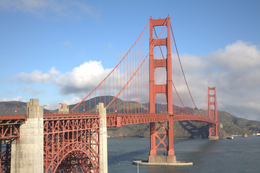
%> input picture Drafts/images/bridge.png, 260 x 173 px, shrunk from 760 x 505 before the run
$ octave paletteTest3.m   (GNU Octave 9; MATLAB toolbox functions it lacks are replaced by stand-ins)
%> lines starting %> are read from the running program, lines starting %| are printed output that depends on the picture
### Drafts/findBoundary2.m
function [ grid_new_l ] = findBoundary2( grid_new_l, grid_new_r)
%findBoundary Find the Cb point
%   Detailed explanation goes here
for it = 1:7
    middle = (grid_new_l + grid_new_r) / 2;
    to_right = outBoundaryArray(middle);
    to_left = ~to_right;
    grid_new_l(to_left, :) = middle(to_left, :);
    grid_new_r(to_right, :) = middle(to_right, :);
end

end

### Drafts/outBoundaryArray.m
function [res] = outBoundaryArray(testLAB)
    th = 0.002; % 0.5 / 256;
    testRGB = lab2rgb(testLAB);
    res = (testRGB(:, 1) < -th | testRGB(:, 1) > 1 + th | testRGB(:, 2) < -th | testRGB(:, 2) > 1 + th | testRGB(:, 3) < -th | testRGB(:, 3) > 1 + th);
end

### Drafts/labDistance.m
%% Function that compute the lab distance between 2 colors
function [ distance ] = labDistance( c1, c2 )
    l1 = c1(:, 1);
    a1 = c1(:, 2);
    b1 = c1(:, 3);
    l2 = c2(:, 1);
    a2 = c2(:, 2);
    b2 = c2(:, 3);

    K1 = 0.045;
    K2 = 0.015;
	del_L = l1 - l2;
	c1 = sqrt(a1 .* a1 + b1 .* b1);
	c2 = sqrt(a2 .* a2 + b2 .* b2);
	c_ab = c1 - c2;
	h_ab = (a1 - a2) .* (a1 - a2) + (b1 - b2) .* (b1 - b2) - c_ab .* c_ab;
	distance = sqrt(del_L .* del_L + c_ab .* c_ab ./ (1 + K1 .* c1) ./ (1 + K1 .* c1) + h_ab ./ (1 + K2 .* c1) ./ (1 + K2 .* c1));
end

### Drafts/findNewColor.m
function [ color_l ] = findNewColor( color_original, color_boundary, C_rate)
%findBoundary Find the Cb point
%   Detailed explanation goes here
color_l = color_original;
color_r = color_boundary;
target_dis = C_rate * labDistance(color_l, color_r);

for it = 1:7
    middle = (color_l + color_r) / 2;
    dis = labDistance(color_original, middle);
    to_right = dis > target_dis;
    to_left = ~to_right;
    color_l(to_left, :) = middle(to_left, :);
    color_r(to_right, :) = middle(to_right, :);
end

end

### Drafts/paletteTest3.m
%constant used
palette_size = 1;

% Load images
img = imread('images/bridge.png');
%> img is the input picture: size 173x260x3 uint8; mean R, G, B 147.9, 152.5, 169.2

nrows = size(img,1);
%> nrows = 173
ncols = size(img,2);
%> ncols = 260

img = img(1:nrows,1:ncols, :);

nrows = size(img,1);
ncols = size(img,2);

% convert into La*b* domain
lab_img = rgb2lab(img);
%> lab_img: size 173x260x3 double; mean of channels 1, 2, 3 63.3, 3.8, -8.1

% convert into 3D data point
data_img = reshape(lab_img, nrows*ncols, 3);
[numInst,numDims] = size(data_img);
%> numInst = 44980; numDims = 3

%# K-means clustering
%# (K: number of clusters, G: assigned groups, C: cluster centers)
K = palette_size + 1;
[G,C] = kmeans(data_img, K, 'distance','sqEuclidean', 'start','sample');
%> C = [49.07 10.05 7.87; 73.2 -0.568 -19.29]

% sort C by luminance the lighter at the beginning and darker at the end
sortedC = sortrows(C, 1);
%> sortedC = [49.07 10.05 7.87; 73.2 -0.568 -19.29]

rgbPalette = lab2rgb(sortedC)*255;
%> rgbPalette = [138.4 110.3 103.7; 158.3 181.6 214.7]

figure(1);
imshow(img);

figure(2);
for k=2:K

    color = zeros(200, 200, 3);

    color(:,:,1) = zeros(200) + rgbPalette(k, 1);
    color(:,:,2) = zeros(200) + rgbPalette(k, 2);
    color(:,:,3) = zeros(200) + rgbPalette(k, 3);

    subplot(1,K-1,k-1);
    imshow(uint8(color));

end
%> this loop made 1 pass
%> pass 1, `imshow(uint8(color));`:
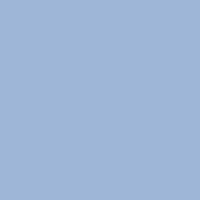
%> displayed picture: size 200x200x3, on the screen's scale of 0 to 255; mean R, G, B 158, 182, 215


% [12 lines of commented-out code are left out]
newRGB = [0.7,0.5,0.5];
newLAB = rgb2lab(newRGB);
P = K-1;
palette = sortedC(2:K, :);
%> palette = [73.2 -0.568 -19.29]

i = 1; % The index of the color to change

%% Here we transfer the Luminance first in the Palette
oldPalette = palette;
%> oldPalette = [73.2 -0.568 -19.29]
delta = palette(i, 1) - newLAB(1);
%> delta = 14.81
oldPaletteLAB = palette(i, :);
%> oldPaletteLAB = [73.2 -0.568 -19.29]

% Update the palette's color
for j=1:P
    if (j ~= i)
        if palette(j, 1) < palette(i, 1)
            palette(j, 1) = newLAB(1) - smoothL(delta, palette(i, 1)-palette(j, 1));
        else
            palette(j, 1) = newLAB(1) + smoothL(-delta, palette(j, 1)-palette(i, 1));
        end
    end
end

% Update the chosen color
palette(i, 1) = newLAB(1);
palette(i, 2) = newLAB(2);
palette(i, 3) = newLAB(3);

newPaletteLAB = palette(i, :);
%> newPaletteLAB = [58.4 19.74 7.87]
diff = newPaletteLAB - oldPaletteLAB;
%> diff = [-14.81 20.3 27.16]

rgbPalette = lab2rgb(palette)*255;
%> rgbPalette = [178.5 127.5 127.5]
% To be in boundaries
for j=1:P
    rgbPalette(j, 1) = min( 255, max(rgbPalette(j, 1), 0));
    rgbPalette(j, 2) = min( 255, max(rgbPalette(j, 2), 0));
    rgbPalette(j, 3) = min( 255, max(rgbPalette(j, 3), 0));
end

figure(3);
for k=1:P

    color = zeros(200, 200, 3);

    color(:,:,1) = zeros(200) + rgbPalette(k, 1);
    color(:,:,2) = zeros(200) + rgbPalette(k, 2);
    color(:,:,3) = zeros(200) + rgbPalette(k, 3);

    subplot(1,P,k);
    imshow(uint8(color));

end
%> this loop made 1 pass
%> pass 1, `imshow(uint8(color));`:
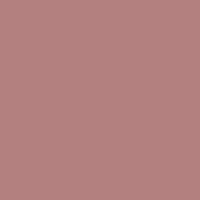
%> displayed picture: size 200x200x3, on the screen's scale of 0 to 255; mean R, G, B 179, 128, 127

%% Now we transfer to every pixel
% We go on the picture to apply the transfer
image = zeros(nrows, ncols, 3);
Cb = findBoundary2(oldPaletteLAB, oldPaletteLAB + 5 * diff);
%> the loop in findBoundary2, `for it = 1:7` made 7 passes
%> (middle, testRGB in outBoundaryArray, res in outBoundaryArray, to_right, to_left) on passes 1 to 7: ([36.18 50.19 48.6], [0.641 0.141 0.0055], false, false, true), ([17.67 75.57 82.54], [0.533 -0.45 -0.503], true, true, false), ([26.93 62.88 65.57], [0.588 -0.23 -0.233], true, true, false), ([31.55 56.54 57.08], [0.614 -0.0341 -0.109], true, true, false), ([33.87 53.36 52.84], [0.628 0.0773 -0.0508], true, true, false), ([35.02 51.78 50.72], [0.634 0.113 -0.0224], true, true, false), ([35.6 50.98 49.66], [0.638 0.128 -0.00836], true, true, false)
%> after the loop in findBoundary2, `for it = 1:7`: grid_new_l = [36.18 50.19 48.6]; grid_new_r = [35.6 50.98 49.66]
%> Cb = [36.18 50.19 48.6]
C_rate = labDistance(oldPaletteLAB, newPaletteLAB) / labDistance(oldPaletteLAB, Cb);
%> in labDistance, `l1 = c1(:, 1);`: l1 = 73.2
%> in labDistance, `a1 = c1(:, 2);`: a1 = -0.568
%> in labDistance, `b1 = c1(:, 3);`: b1 = -19.29
%> in labDistance, `l2 = c2(:, 1);`: l2 = 58.4
%> in labDistance, `a2 = c2(:, 2);`: a2 = 19.74
%> in labDistance, `b2 = c2(:, 3);`: b2 = 7.87
%> in labDistance, `del_L = l1 - l2;`: del_L = 14.81
%> in labDistance, `c1 = sqrt(a1 .* a1 + b1 .* b1);`: c1 = 19.3
%> in labDistance, `c2 = sqrt(a2 .* a2 + b2 .* b2);`: c2 = 21.24
%> in labDistance, `c_ab = c1 - c2;`: c_ab = -1.95
%> in labDistance, `h_ab = (a1 - a2) .* (a1 - a2) + (b1 - b2) .* (b1 - b2) - c_ab .* c_ab;`: h_ab = 1145.8
%> in labDistance, `distance = sqrt(del_L .* del_L + c_ab .* c_ab ./ (1 + K1 .* c1) ./ (1 ..`: distance = 30.16
%> C_rate = 0.431
newPaletteLAB
%> newPaletteLAB = [58.4 19.74 7.87]
oldPaletteLAB
%> oldPaletteLAB = [73.2 -0.568 -19.29]
Cb
%> Cb = [36.18 50.19 48.6]

stop
%> (this line was passed over: stop is not available in this run)


[p0, p1] = meshgrid(1:nrows, 1:ncols);
pairs = [p0(:), p1(:)];

% tic
% Cb = findBoundary2(oldPalette(i, :), diff, 0, 5);
% toc
%
% tic
% a = lab2rgb(Cb)
% toc
%
% toc
% b = rgb2lab(a)
% tic

G = 12;
G_2 = G ^ 2;
[g0, g1, g2] = meshgrid(1:G, 1:G, 1:G);
grid_img = ([g2(:), g0(:), g1(:)] - 1) / (G - 1);
[gm0, gm1, gm2] = meshgrid(0:G-1, 0:G-1, 0:G-1);
gm = gm2(:) * G_2 + gm0(:) * G + gm1(:) + 1;
grid_lab = rgb2lab(grid_img);

% [15 lines of commented-out code are left out]

select_old = (grid_lab == oldPaletteLAB);
%> select_old = 1728 rows, first 12: [false false false; false false false; false false false; false false false; false false false; false false false; false false false; false false false; false false false; false false false; false false false; false false false]
select_old = select_old(:, 1);
%> select_old = 1728 logical values, 0 true
if size(find(select_old), 1) > 0
    grid_img(select_old, :) = zeros(size(find(select_old), 1), 3) + lab2rgb(newPaletteLAB);
end
select_new = find(~select_old);
%> select_new = 1728 values from 1 to 1728
grid_new = grid_lab(select_new, :);
%> grid_new = 1728 rows, first 12: [0 0 0; 0.565 3.97 -10.81; 1.81 12.7 -27.14; 3.94 26.83 -40.63; 7.09 37.64 -51.43; 10.98 44.24 -60.26; 14.77 50.45 -68.71; 18.44 56.47 -76.92; 22.02 62.33 -84.91; 25.51 68.07 -92.71; 28.94 73.68 -100.4; 32.3 79.19 -107.9]

grid_new_l = grid_new;
%> grid_new_l has the same summary as grid_new
grid_new_r = grid_new_l + 10 * diff;
%> grid_new_r = 1728 rows, first 12: [-148.1 203 271.6; -147.5 207 260.7; -146.3 215.7 244.4; -144.2 229.9 230.9; -141 240.7 220.1; -137.1 247.3 211.3; -133.3 253.5 202.8; -129.7 259.5 194.6; -126.1 265.4 186.6; -122.6 271.1 178.8; -119.2 276.7 171.2; -115.8 282.2 163.7]
while size(find(outBoundaryArray(grid_new_r)), 1) < size(grid_new_r, 1)
    grid_new_r = grid_new_r + 10 * diff;
end
%> this loop made 0 passes

one_diff_out = outBoundaryArray(grid_new + diff);
%> in outBoundaryArray (call 9), `testRGB = lab2rgb(testLAB);`: testRGB = 1728 rows, first 12: [0.0941 -0.284 -0.468; 0.0941 -0.284 -0.356; 0.11 -0.287 -0.18; 0.154 -0.294 -0.0185; 0.186 -0.278 0.101; 0.207 -0.244 0.169; 0.234 -0.236 0.244; 0.267 -0.26 0.323; 0.303 -0.319 0.404; 0.34 -0.405 0.486; 0.376 -0.5 0.569; 0.41 -0.603 0.652]
%> one_diff_out = 1728 logical values, 1113 true
grid_new_l(one_diff_out, :) = repmat(newPaletteLAB, size(find(one_diff_out), 1), 1);
grid_new_r(one_diff_out, :) = grid_new(one_diff_out, :) + diff;

grid_new_l = findBoundary2(grid_new_l, grid_new_r);
%> after the loop in findBoundary2 (call 2), `for it = 1:7`: grid_new_l = 1728 rows, first 12: [13.21 20.09 19.77; 9.02 22.82 13.63; 8.19 29.06 2.35; 14.56 37.07 -5.64; 19.14 42.42 -11.22; 21.45 46.34 -16.46; 24.15 49.63 -21.09; 26.31 53.16 -25.9; 28.8 56.1 -30.07; 30.82 59.41 -34.58; 32.8 62.66 -39; 34.74 65.84 -43.34]; grid_new_r = 1728 rows, first 12: [12.64 20.09 19.92; 8.46 22.86 13.7; 7.64 29.17 2.28; 14.02 37.29 -5.81; 18.62 42.72 -11.47; 20.96 46.69 -16.78; 23.7 50.03 -21.48; 25.88 53.6 -26.35; 28.4 56.59 -30.58; 30.45 59.95 -35.15; 32.46 63.24 -39.63; 34.43 66.47 -44.03]

% grid_new_res = grid_new + (grid_new_l - grid_new) * C_rate;
grid_new_res = findNewColor(grid_new, grid_new_l, C_rate);
%> in findNewColor, `color_l = color_original;`: color_l has the same summary as grid_new outside findNewColor
%> in findNewColor, `color_r = color_boundary;`: color_r has the same summary as grid_new_l in findBoundary2
%> in findNewColor, `target_dis = C_rate * labDistance(color_l, color_r);`: target_dis = 1728 values, max 37.4 at index 1571, min 0.321 at index 1021, mean 11.64
%> after the loop in findNewColor, `for it = 1:7`: color_l = 1728 rows, first 12: [5.68 8.63 8.5; 4 11.63 -0.881; 4.65 19.99 -14.01; 8.75 31.47 -24.77; 12.55 39.81 -33.21; 15.81 45.21 -40.07; 19.09 50.07 -46.76; 22.07 54.94 -53.4; 25.15 59.46 -59.63; 27.96 64.08 -65.92; 30.75 68.51 -71.6; 33.44 72.93 -77.61]; color_r = 1728 rows, first 12: [5.78 8.79 8.65; 4.07 11.78 -0.69; 4.7 20.11 -13.78; 8.84 31.55 -24.5; 12.65 39.85 -32.89; 15.89 45.22 -39.73; 19.17 50.06 -46.39; 22.13 54.92 -53; 25.2 59.41 -59.2; 28 64.01 -65.46; 30.78 68.43 -71.12; 33.46 72.83 -77.11]
%> grid_new_res has the same summary as color_l in findNewColor

grid_new_res = lab2rgb(grid_new_res);
%> grid_new_res = 1728 rows, first 12: [0.134 0.0507 0.0016; 0.12 0.022 0.0633; 0.132 0.0104 0.139; 0.187 0.00681 0.23; 0.236 -0.00909 0.312; 0.271 -0.0148 0.383; 0.303 -0.0158 0.456; 0.332 -0.0206 0.527; 0.362 -0.0203 0.599; 0.388 -0.0252 0.669; 0.417 -0.0305 0.737; 0.442 -0.0361 0.807]
grid_new_res = min(1, max(0, grid_new_res));
%> grid_new_res = 1728 rows, first 12: [0.134 0.0507 0.0016; 0.12 0.022 0.0633; 0.132 0.0104 0.139; 0.187 0.00681 0.23; 0.236 0 0.312; 0.271 0 0.383; 0.303 0 0.456; 0.332 0 0.527; 0.362 0 0.599; 0.388 0 0.669; 0.417 0 0.737; 0.442 0 0.807]

grid_img(select_new, :) = grid_new_res;

[nei0, nei1, nei2] = meshgrid(0:1, 0:1, 0:1);
neighbor_color = [nei2(:), nei0(:), nei1(:)];

for iter=1:nrows * ncols
    w = pairs(iter, 1);
    h = pairs(iter, 2);
    if h == 1 && mod(w, 10) == 0
        [w, nrows, ncols]
     end
    orgb = double(reshape(img(w, h, :), 1, 3)) / 255;
    rgb = orgb * (G - 1);
    index = min(floor(rgb), G-2);
    rate = rgb - index;
    rate = repmat(rate, 8, 1);
    rate2 = rate .* (neighbor_color - 0.5) * 2 + 1 - neighbor_color;
    rate2 = repmat(prod(rate2, 2), 1, 3);
    index = index(1) * G_2 + index(2) * G + index(3) + 1;
    indexes = neighbor_color(:, 1) * G_2 + neighbor_color(:, 2) * G + neighbor_color(:, 3) + index;
    colors = grid_img(indexes, :);
    rgb = sum(colors .* rate2, 1);

    image(w, h, :) = reshape(rgb, 1, 1, 3);
end
%> this loop made 44980 passes
%> (orgb, index, rate, indexes) on passes 1 to 3: ([0.518 0.608 0.733], 801, [0.694 0.686 0.0667], [801; 802; 813; 814; 945; 946; 957; 958]), ([0.533 0.608 0.729], 801, [0.867 0.686 0.0235], [801; 802; 813; 814; 945; 946; 957; 958]), ([0.525 0.612 0.729], 801, [0.78 0.729 0.0235], [801; 802; 813; 814; 945; 946; 957; 958])
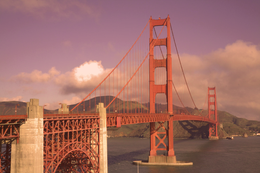
%> image: size 173x260x3 double; mean R, G, B 0.638, 0.434, 0.402

figure(4)
imshow(image)

%% Function that find a point in the segment with left and right limit given and a factor
function [ inter ] = interpolate( l, r, factor)
    inter = l * factor + r * (1-factor);
end
